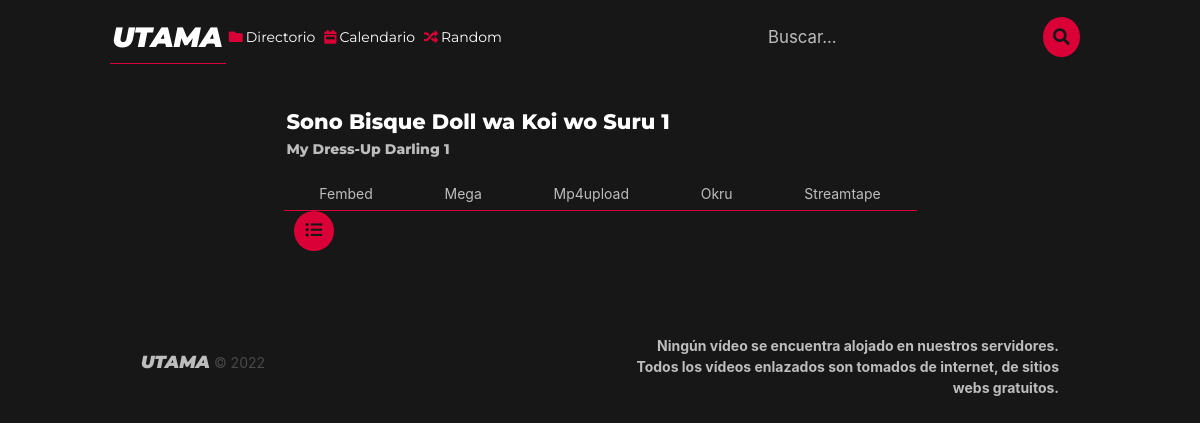
The page /ver/5/Sono Bisque Doll wa Koi wo Suru on the database its author committed.
### animefly/utama/models.py (models this page shows, shortened)
class Episode(models.Model):
    id = models.AutoField(primary_key=True)
    anime = models.ForeignKey(Anime, on_delete=models.CASCADE)
    episode = models.IntegerField()
    title = models.CharField(max_length=100)
    titleEn = models.CharField(max_length=100)
    fansub = models.CharField(max_length=100, blank=True)
    fsLink = models.CharField(max_length=100, blank=True)
    ThumbnailFilename = models.UUIDField(default=str(uuid4().hex), editable=False, unique=True)
    Thumbnail = models.ImageField(upload_to=UploadToPathAndRename('media/thumbnail'))

class AnimeEpisode(models.Model):
    id = models.AutoField(primary_key=True)
    anime = models.ForeignKey(Anime, on_delete=models.CASCADE)
    episode = models.ForeignKey(Episode, on_delete=models.CASCADE)
    server = models.CharField(max_length=100, default='')
    link = models.CharField(max_length=100 , default='')

### animefly/utama/views.py (the view)
# urls.py: path('ver/<int:id>/<str:nombre>', views.ver, name='ver'),
def ver(request, id, nombre=None):
    episode = Episode.objects.get(id=id)
    anime_episode = AnimeEpisode.objects.filter(episode_id=id).order_by('server')
    prev = Episode.objects.filter(anime_id=episode.anime_id).filter(id__lt=episode.id).order_by('-id')[0:1]
    next = Episode.objects.filter(anime_id=episode.anime_id).filter(id__gt=episode.id).order_by('id')[0:1]
    return render(request, 'utama/ver.html', {'episode': episode, 'servers': anime_episode, 'prev': prev, 'next': next})

### templates/utama/ver.html (shortened to what this page needs)
{% extends 'utama/layout.html' %}
{% block content %}
<section class="section">
    <div class="container">
        <div class="columns is-centered">
            <div class="column is-8">
                <div class="name-container block" style="display: inline-flex;width: 100%;flex-wrap: nowrap;justify-content: space-between; align-items: center;">
                    <div class="name-container-names" style="display: flex; flex-direction: column;">
                        <h1 class="subtitle is-4 has-text-left" style="font-style:normal; font-weight:800; padding: 3px; font-family: Montserrat; font-style: normal; color: var(--main-text-color-hover); margin-bottom: 0;">
                            {{episode.title}} {{episode.episode}}
                        </h1>
                        <h2 class="subtitle is-6 has-text-left block" style="font-style:normal; font-weight:800; padding: 3px; font-family: Montserrat; font-style: normal; color: var(--main-text-color);">
                            {{episode.titleEn}} {{episode.episode}}
                        </h2>
                    </div>
                </div>
                <div id="tabs-with-content" class="close">
                    <div class="tabs" >
                      <ul>
                        {% for server in servers %}
                            <li>
                                <a id="tab">{{ server.server}}</a>
                            </li>
                        {% endfor %}
                      </ul>
                    </div>
                    <div style="display: inline-flex; align-items: center; justify-content: space-between; flex-direction: row; width: 100%;">
                        <div class="left-container is-4" style="display: flex; flex-direction: row; align-items: center;">
                            <div style="display:flex;" class="mx-3">
                                <a href="{% url 'anime' id=episode.anime_id nombre=episode.title %}" class="ver-anime-btn icon" style="color: var(--main-bg-color);">
                                    <span class="icon">
                                        <i class="fas fa-list-ul"></i>
                                    </span>
                                </a>
                            </div>
                        </div>
                    </div>
                </div>
            </div>
          </div>
    </div>
</section>
{% endblock %}

### static/utama/css/style.css (style rules this page uses)
:root { --main-bg-color:#171717; --seondary-bg-color:#444444; --main-text-color: #bdbdbd; --main-text-color-hover: #FFF; --main-primary-color: #da0037; }
html { background-color: var(--main-bg-color); color: var(--main-text-color); font-family: 'Roboto', sans-serif; font-size: 14px; line-height: 1.5; margin: 0; padding: 0; }
.tabs>ul { justify-content: space-around; }
.tabs ul { border-bottom: 1px solid var(--main-primary-color); }
#tabs-with-content .tabs:not(:last-child) { margin-bottom: 0; }
.ver-anime-btn { background-color: var(--main-primary-color); border: none; border-radius: 50%; color: var(--main-bg-color); cursor: pointer; font-size: 1.2em; height: 40px; width: 40px; }

### rows shown on the page
Episode: title "Sono Bisque Doll wa Koi wo Suru", episode "1", titleEn "My Dress-Up Darling"
AnimeEpisode: server "Fembed"
AnimeEpisode: server "Mega"
AnimeEpisode: server "Mp4upload"
AnimeEpisode: server "Okru"
AnimeEpisode: server "Streamtape"
